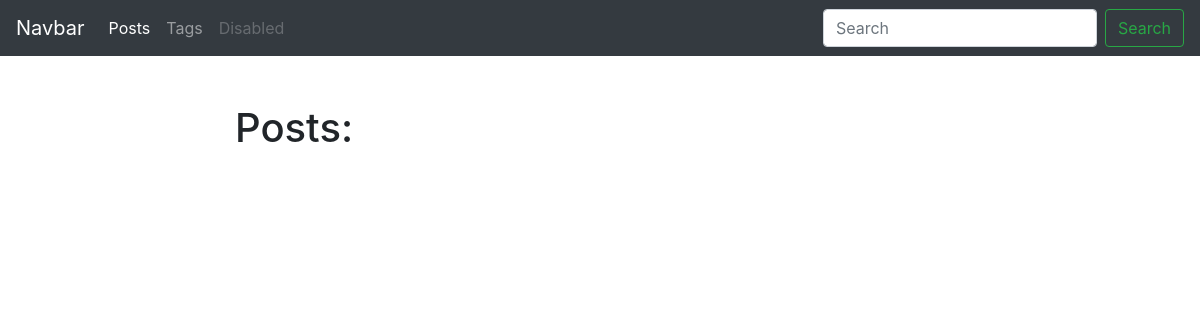
Page /blog/ on the earlier database version.
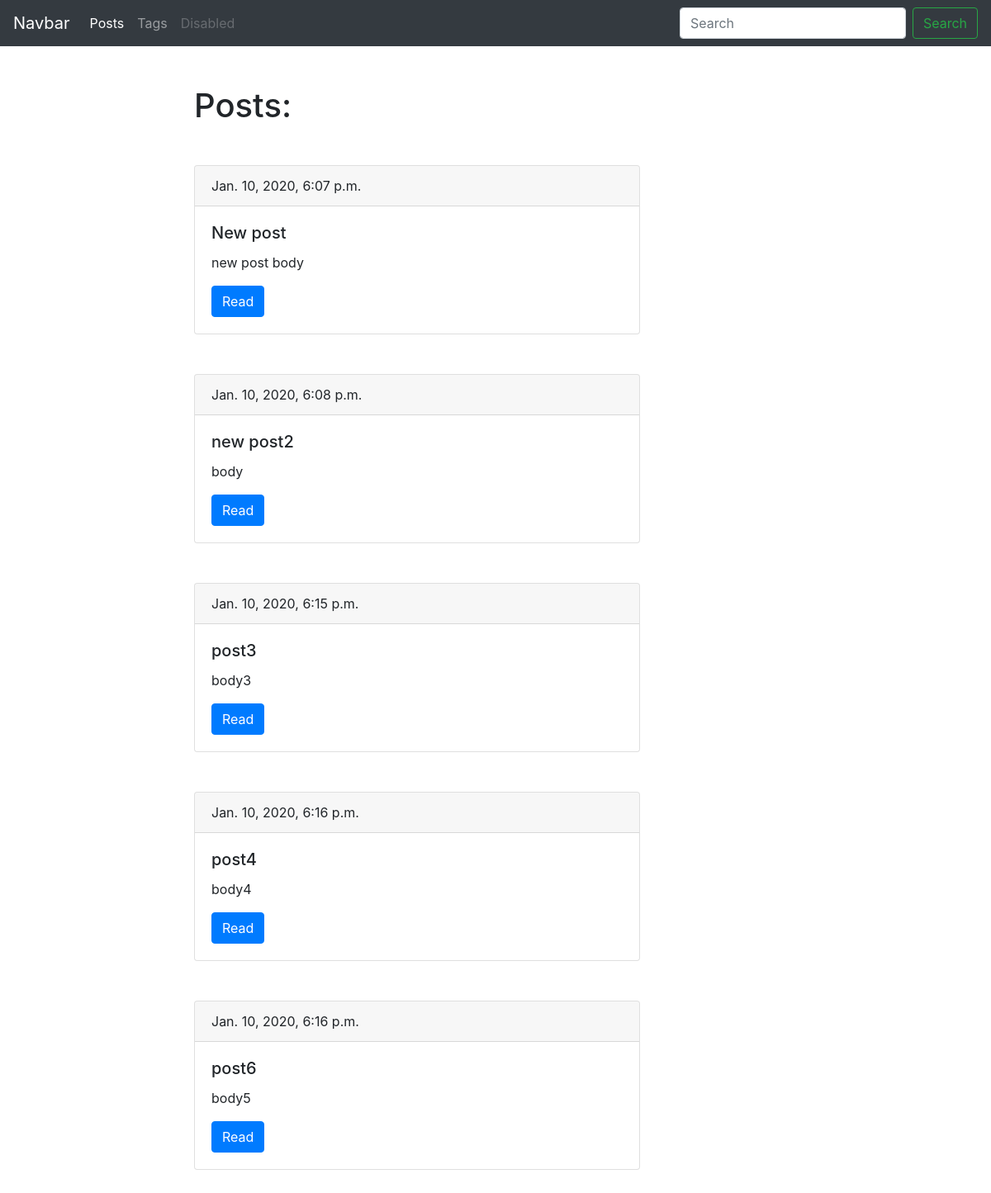
Same page on the later database version.
### blog/models.py (models this page shows, shortened)
class Post(models.Model):
    title = models.CharField(max_length=150, db_index=True)
    slug = models.SlugField(max_length=150, unique=True)
    body = models.TextField(blank=True, db_index=True)  # blank=True означает что это поле модет быть пустым
    tags = models.ManyToManyField('Tag', blank=True, related_name='posts')
    date_pub = models.DateTimeField(auto_now_add=True)  # auto_now_add=True значит будт заполнятся при сохранении в БД
    def get_absolute_url(self):
        return reverse('post_detail_url', kwargs={'slug': self.slug})

### blog/views.py (the view)
# urls.py: path('', posts_list, name='posts_list_url'),
def posts_list(request):
    posts = Post.objects.all()
    return render(request, 'blog/index.html', context={'posts': posts})

### blog/templates/blog/index.html (shortened to what this page needs)
{% extends 'blog/base_blog.html' %}
{% block content %}
    <h1 class="mb-5">Posts:</h1>
    {% for post in posts %}
        <div class="card mb-5">
            <div class="card-header">
                {{ post.date_pub }}
            </div>
            <div class="card-body">
                <h5 class="card-title">{{ post.title }}</h5>
                <p class="card-text">{{ post.body|truncatewords:15 }}</p>
                <a href="{{ post.get_absolute_url }}" class="btn btn-primary">Read</a>
            </div>
        </div>
    {% endfor %}
{% endblock %}

### blog/templates/blog/base_blog.html
{% extends 'base.html' %}

### templates/base.html (shortened to what this page needs)
<!DOCTYPE html>
<html lang="en">
<head>
    <link rel="stylesheet" href="https://stackpath.bootstrapcdn.com/bootstrap/4.4.1/css/bootstrap.min.css"
>
</head>
<body>
<nav class="navbar navbar-expand-lg navbar-dark bg-dark">
    <a class="navbar-brand" href="#">Navbar</a>
    <div class="collapse navbar-collapse" id="navbarSupportedContent">
        <ul class="navbar-nav mr-auto">
            <li class="nav-item active">
                <a class="nav-link" href="{% url 'posts_list_url' %}">Posts</a>
            </li>
            <li class="nav-item">
                <a class="nav-link" href="{% url 'tags_list_url'%}">Tags</a>
            </li>
            <li class="nav-item">
                <a class="nav-link disabled" href="#" tabindex="-1" aria-disabled="true">Disabled</a>
            </li>
        </ul>
        <form class="form-inline my-2 my-lg-0">
            <input class="form-control mr-sm-2" type="search" placeholder="Search" aria-label="Search">
            <button class="btn btn-outline-success my-2 my-sm-0" type="submit">Search</button>
        </form>
    </div>
</nav>
<div class="container mt-5">
    <div class="row">
        <div class="col-6 offset-md-2">
            {% block content %}{% endblock %}
        </div>
    </div>
</div>
</body>
</html>

Differences in the rows shown:
added Post: date_pub "Jan. 10, 2020, 6:07 p.m.", title "New post", body "new post body"
added Post: date_pub "Jan. 10, 2020, 6:08 p.m.", title "new post2", body "body"
added Post: date_pub "Jan. 10, 2020, 6:15 p.m.", title "post3", body "body3"
added Post: date_pub "Jan. 10, 2020, 6:16 p.m.", title "post4", body "body4"
added Post: date_pub "Jan. 10, 2020, 6:16 p.m.", title "post6", body "body5"
